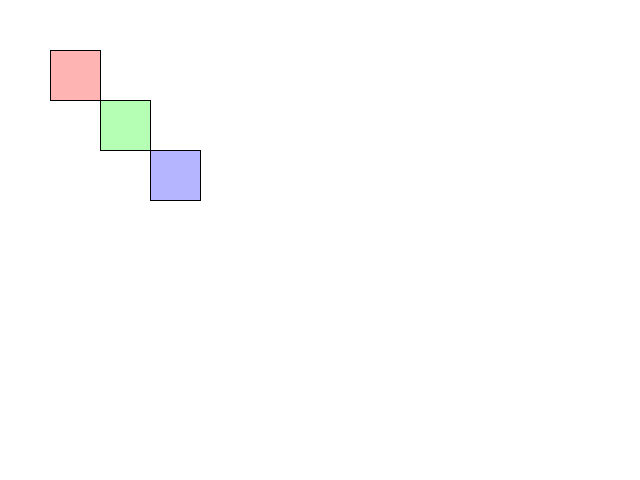
Frame 1 (no input)
Frame 60 (the mouse pressed at the canvas centre just before this capture): identical to frame 1, image omitted
Frame 120 (the mouse held since frame 60 and released just before this capture): identical to frame 1, image omitted

The Processing sketch that drew this single still picture (run headless with seeded random() and noise(); from frame 60 on, the mouse is pressed at the canvas centre):

// Processing sketch: processing_14885
// ── processing_14885.pde

/*
Program Name: Crazy Boxes
Version: V 1.0


    Copyright (C) 2010  Omar Zouai

    This program is free software: you can redistribute it and/or modify
    it under the terms of the GNU General Public License as published by
    the Free Software Foundation, either version 3 of the License, or
    (at your option) any later version.

    This program is distributed in the hope that it will be useful,
    but WITHOUT ANY WARRANTY; without even the implied warranty of
    MERCHANTABILITY or FITNESS FOR A PARTICULAR PURPOSE.  See the
    GNU General Public License for more details.

    You should have received a copy of the GNU General Public License
    along with this program.  If not, see <http://www.gnu.org/licenses/>.
Also add information on how to contact you by electronic and paper mail.



*/




int rx = 50;
int ry = 50;
int gx = 100;
int gy = 100;
int bx = 150;
int by = 150;
boolean r = false;
boolean g = false;
boolean b = false;

void setup() {
  size(640, 480);
}
void draw() {
  

  background(255);
  fill(255, 0, 0, 75);
  rect(rx, ry, 50, 50);
  fill(0, 255, 0, 75);
  rect(gx, gy, 50, 50);
  fill(0, 0, 255, 75);
  rect(bx, by, 50, 50);
      if (abs(rx - gx) < 50 &&
      abs(ry - gy) < 50) {
    gx += random(-5, 5);
    gy += random(-5, 5);
  }
        if (abs(rx - bx) < 50 &&
      abs(ry - by) < 50) {
    bx += random(-5, 5);
    by += random(-5, 5);
  }
        if (abs(gx - rx) < 50 &&
      abs(gy - ry) < 50) {
    rx += random(-5, 5);
    ry += random(-5, 5);
  }
          if (abs(gx - bx) < 50 &&
      abs(gy - by) < 50) {
    bx += random(-5, 5);
    by += random(-5, 5);
  }
            if (abs(bx - rx) < 50 &&
      abs(by - ry) < 50) {
    rx += random(-5, 5);
    ry += random(-5, 5);
  }
              if (abs(bx - gx) < 50 &&
      abs(by - gy) < 50) {
    gx += random(-5, 5);
    gy += random(-5, 5);
  }
  if(rx + 50 < 0) {
    rx = width/2;
    ry = height/2;
  }
  if(rx > width) {
    rx = width/2;
    ry = height/2;
  }
  if(ry + 50 < 0) {
    rx = width/2;
    ry = height/2;
  }
  if(ry > height) {
    rx = width/2;
    ry = height/2;
  }
    if(gx + 50 < 0) {
    gx = width/2;
    gy = height/2;
  }
  if(gx > width) {
    gx = width/2;
    gy = height/2;
  }
  if(gy + 50 < 0) {
    rx = width/2;
    ry = height/2;
  }
  if(gy > height) {
    gx = width/2;
    gy = height/2;
  }
    if(bx + 50 < 0) {
    bx = width/2;
    by = height/2;
  }
  if(bx > width) {
    bx = width/2;
    by = height/2;
  }
  if(by + 50 < 0) {
    bx = width/2;
    by = height/2;
  }
  if(by > height) {
    bx = width/2;
    by = height/2;
  }

  

}

void mouseDragged() {
  if(mouseX > rx && mouseX < (rx + 50) && mouseY > ry && mouseY < (ry + 50) && g == false && b == false && r == false){
  r = true;
  g = false;
  b = false;
  }
  if(r == true) {
    rx = mouseX;
    ry = mouseY;
  }
    if(mouseX > gx && mouseX < (gx + 50) && mouseY > gy && mouseY < (gy + 50) && g == false && b == false && r == false){
  g = true;
  r = false;
  b = false;
  
  }
  if(g == true) {
    gx = mouseX;
    gy = mouseY;
  }
      if(mouseX > bx && mouseX < (bx + 50) && mouseY > by && mouseY < (by + 50) && g == false && b == false && r == false){
  g = false;
  r = false;
  b = true;
  
  }
  if(b == true) {
    bx = mouseX;
    by = mouseY;
  }

}
void mouseReleased() {
  g = false;
  r = false;
  b = false;
}
void bounce(String as, String sa){
if(as == "rx") {
  if(sa == "gx") {
    int dx = int(random(180));
    int dy = int(random(180));
    if (abs(mouseX - gx) < 50 &&
      abs(mouseY - gy) < 50) {
    gx += random(-5, 5);
    gy += random(-5, 5);
  }

    }
  }
}


      
